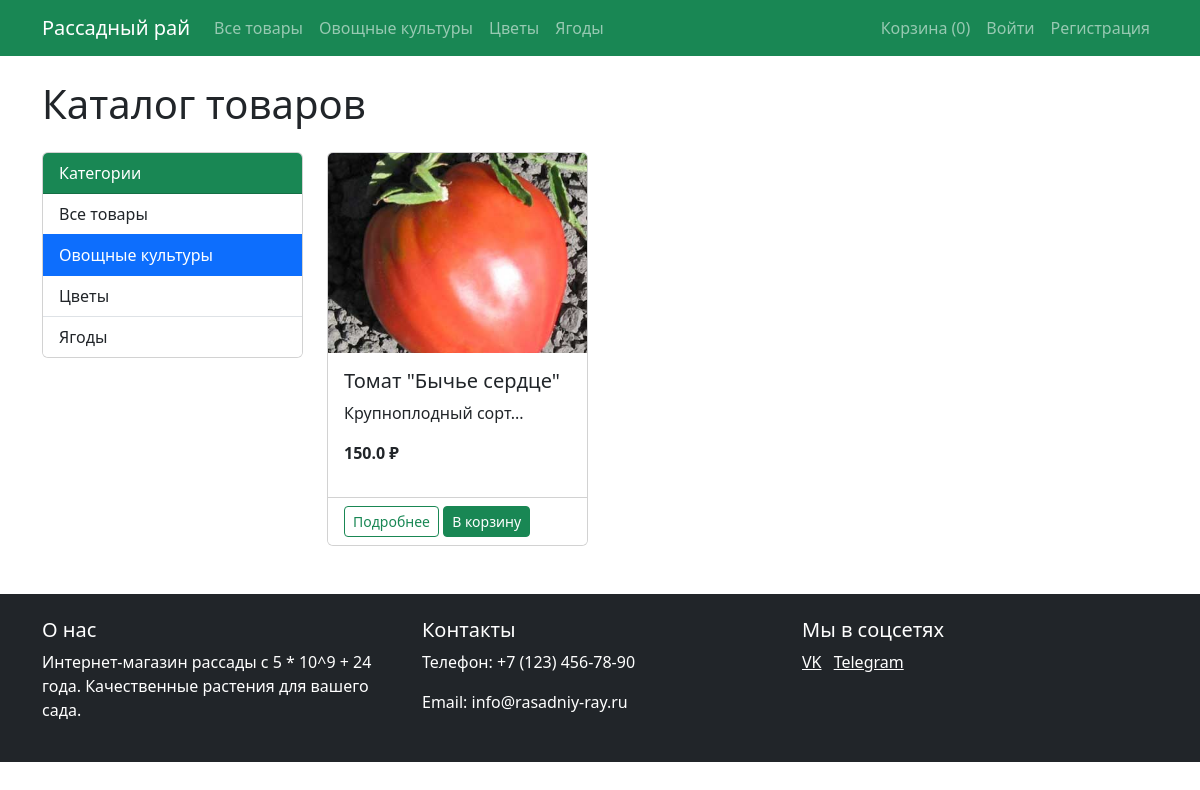
The page /products?category_id=1 on the database its author committed.
### models.py (models this page shows)
class Category(db.Model):
    id = db.Column(db.Integer, primary_key=True)
    name = db.Column(db.String(100), nullable=False)
    products = db.relationship('Product', backref='category', lazy=True)

class Product(db.Model):
    id = db.Column(db.Integer, primary_key=True)
    name = db.Column(db.String(100), nullable=False)
    description = db.Column(db.Text)
    price = db.Column(db.Float, nullable=False)
    category_id = db.Column(db.Integer, db.ForeignKey('category.id'), nullable=False)
    image = db.Column(db.String(100))
    order_items = db.relationship('OrderItem', backref='product', lazy=True)

### app.py (the view)
@app.route('/products')
def products():
    category_id = request.args.get('category_id')
    if category_id:
        products = Product.query.filter_by(category_id=category_id).all()
    else:
        products = Product.query.all()
    categories = Category.query.all()
    return render_template('products.html', products=products, categories=categories)

### app.py (called while the page is built)
@app.before_request
def fix_cart():
    if 'cart' in session and not isinstance(session['cart'], dict):
        session.pop('cart', None)

### templates/products.html (shortened to what this page needs)
{% extends "base.html" %}
{% block content %}
<h1 class="mb-4">Каталог товаров</h1>
<div class="row">
    <div class="col-md-3">
        <div class="card mb-4">
            <div class="card-header bg-success text-white">
                Категории
            </div>
            <div class="list-group list-group-flush">
                <a href="{{ url_for('products') }}" class="list-group-item list-group-item-action {% if not request.args.get('category_id') %}active{% endif %}">Все товары</a>
                {% for category in categories %}
                <a href="{{ url_for('products', category_id=category.id) }}" class="list-group-item list-group-item-action {% if request.args.get('category_id')|int == category.id %}active{% endif %}">
                    {{ category.name }}
                </a>
                {% endfor %}
            </div>
        </div>
    </div>
    <div class="col-md-9">
        <div class="row">
            {% for product in products %}
            <div class="col-md-4 mb-4">
                <div class="card h-100">
                    <img src="{{ url_for('static', filename='images/' + product.image) }}" class="card-img-top" alt="{{ product.name }}">
                    <div class="card-body">
                        <h5 class="card-title">{{ product.name }}</h5>
                        <p class="card-text">{{ product.description[:50] }}...</p>
                        <p class="fw-bold">{{ product.price }} ₽</p>
                    </div>
                    <div class="card-footer bg-white">
                        <a href="{{ url_for('product', product_id=product.id) }}" class="btn btn-sm btn-outline-success">Подробнее</a>
                        <form action="{{ url_for('add_to_cart', product_id=product.id) }}" method="POST" class="d-inline">
                            <button type="submit" class="btn btn-sm btn-success">В корзину</button>
                        </form>
                    </div>
                </div>
            </div>
            {% else %}
            <div class="col-12">
                <div class="alert alert-info">Товары не найдены</div>
            </div>
            {% endfor %}
        </div>
    </div>
</div>
{% endblock %}

### templates/base.html (shortened to what this page needs)
<!DOCTYPE html>
<html lang="ru">
<head>
    <link rel="stylesheet" href="{{ url_for('static', filename='css/style.css') }}">
    <link href="https://cdn.jsdelivr.net/npm/bootstrap@5.3.0/dist/css/bootstrap.min.css" rel="stylesheet">
</head>
<body>
    <header>
        <nav class="navbar navbar-expand-lg navbar-dark bg-success">
            <div class="container">
                <a class="navbar-brand" href="{{ url_for('index') }}">Рассадный рай</a>
                <div class="collapse navbar-collapse" id="navbarNav">
                    <ul class="navbar-nav me-auto">
                        <li class="nav-item">
                            <a class="nav-link" href="{{ url_for('products') }}">Все товары</a>
                        </li>
                        {% for category in categories %}
                        <li class="nav-item">
                            <a class="nav-link" href="{{ url_for('products', category_id=category.id) }}">{{ category.name }}</a>
                        </li>
                        {% endfor %}
                    </ul>
                    <ul class="navbar-nav">
                        <li class="nav-item">
                            <a class="nav-link" href="{{ url_for('cart') }}">
                                Корзина ({{ session.get('cart', {})|length }})
                            </a>
                        </li>
                        {% if current_user.is_authenticated %}
                        {% if current_user.is_admin %}
                        <li class="nav-item">
                            <a class="nav-link" href="{{ url_for('admin_products') }}">Админка</a>
                        </li>
                        {% endif %}
                        <li class="nav-item dropdown">
                            <a class="nav-link dropdown-toggle" href="#" role="button" data-bs-toggle="dropdown">
                                {{ current_user.username }}
                            </a>
                            <ul class="dropdown-menu">
                                <li><a class="dropdown-item" href="#">Мои заказы</a></li>
                                <li><hr class="dropdown-divider"></li>
                                <li><a class="dropdown-item" href="{{ url_for('logout') }}">Выйти</a></li>
                            </ul>
                        </li>
                    {% else %}
                        <li class="nav-item">
                            <a class="nav-link" href="{{ url_for('login') }}">Войти</a>
                        </li>
                        <li class="nav-item">
                            <a class="nav-link" href="{{ url_for('register') }}">Регистрация</a>
                        </li>
                    {% endif %}
                </ul>
                </div>
            </div>
        </nav>
    </header>
    <main class="container my-4">
        {% block content %}{% endblock %}
    </main>
    <footer class="bg-dark text-white py-4 mt-4">
        <div class="container">
            <div class="row">
                <div class="col-md-4">
                    <h5>О нас</h5>
                    <p>Интернет-магазин рассады с 5 * 10^9 + 24 года. Качественные растения для вашего сада.</p>
                </div>
                <div class="col-md-4">
                    <h5>Контакты</h5>
                    <p>Телефон: +7 (123) 456-78-90</p>
                    <p>Email: info@rasadniy-ray.ru</p>
                </div>
                <div class="col-md-4">
                    <h5>Мы в соцсетях</h5>
                    <a href="https://vk.com/id533626252?from=search" class="text-white me-2">VK</a>
                    <a href="https://t.me/art72ru" class="text-white me-2">Telegram</a>
                </div>
            </div>
        </div>
    </footer>
</body>
</html>

### static/css/style.css (style rules this page uses)
body { font-family: 'Segoe UI', Tahoma, Geneva, Verdana, sans-serif; background-color: #f8f9fa; }
.card { transition: transform 0.2s; }
.card-img-top { height: 200px; object-fit: cover; }
footer { margin-top: 3rem; }

### rows shown on the page
Category: name "Овощные культуры"
Category: name "Цветы"
Category: name "Ягоды"
Product: image (picture), name "Томат \"Бычье сердце\"", description "Крупноплодный сорт", price "150.0"

### other values the page prints
{{ session.get('cart', {})|length }} "0"
